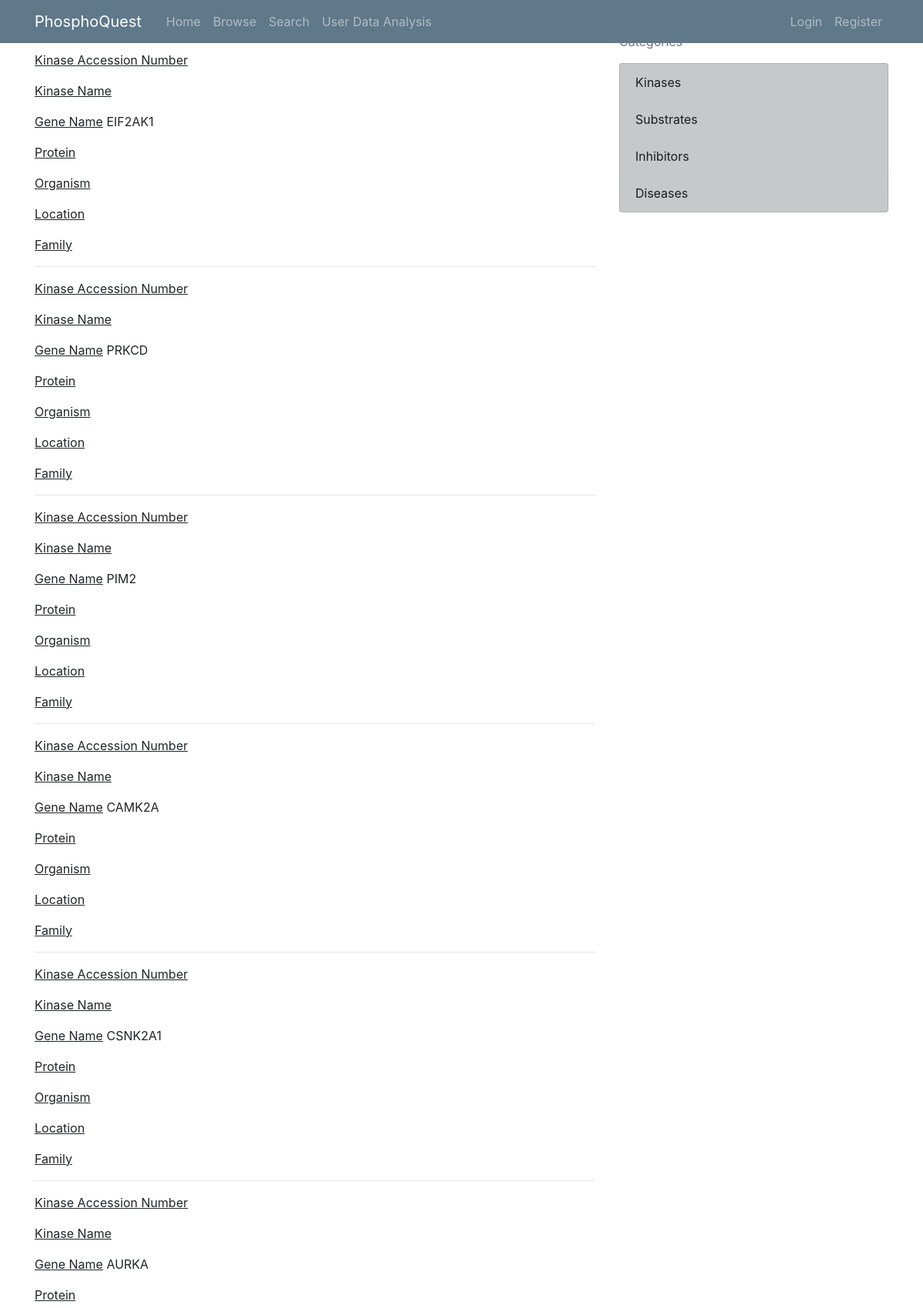
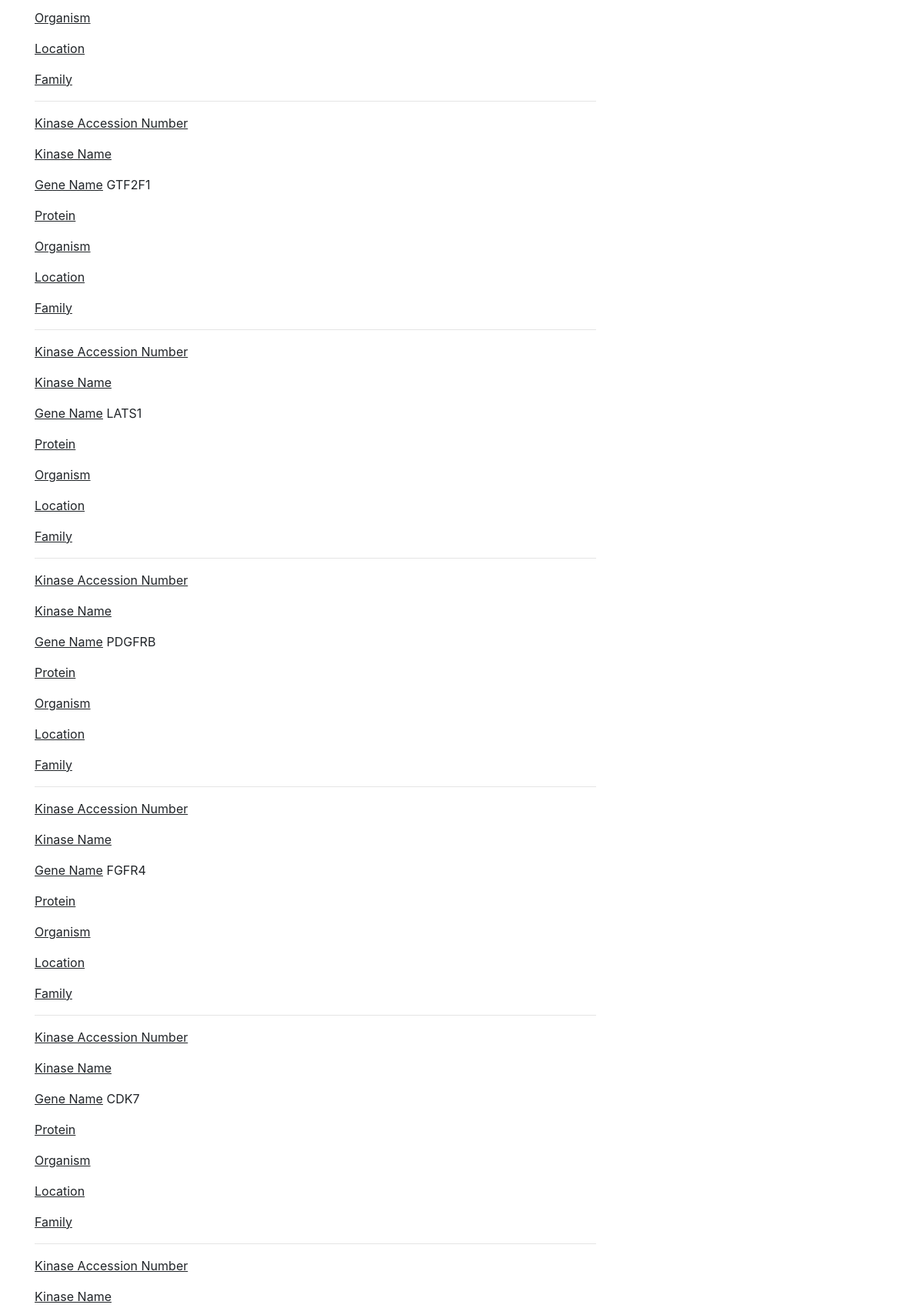
Screenshot of /browse (upper part) with the database file from the repository (2 pictures, top to bottom).
### data_access/sqlalchemy_declarative.py (models this page shows, shortened)
class Kinase(Base):
    __tablename__ = 'kinases'
    kin_accession = Column(String, primary_key=True)
    kin_short_name = Column(String)
    kin_full_name = Column(String)
    kin_gene = Column(String)
    kin_organism = Column(String)
    kin_cellular_location = Column(String, ForeignKey('locations.loc_name'))
    kin_family = Column(String)
    kin_located = relationship('CellularLocation', back_populates='kin_in_loc')
    kin_inhibitors = relationship('Inhibitor',
                                  secondary=kinases_inhibitors_table,
                                  back_populates='inhib_target_kinases')
    kin_phosphorylates = relationship('Phosphosite',
                                      secondary=kinases_phosphosites_table,
                                      back_populates='phosphorylated_by')

### kinase_db_app/routes.py (the view)
@app.route("/browse")
def browse():
    browse_data = query_testdb.querytest()
    """render template with browse data and title for browse page"""
    return render_template('browse.html', browse_data=browse_data,
                           title="Browse")

### data_access/query_testdb.py (called while the page is built)
def querytest():
    session = DBsession()
    kinase  = session.query(Kinase).all()
    session.close()
    return kinase

### kinase_db_app/templates/browse.html (shortened to what this page needs)
{% extends "layout.html" %}
{% block content %}
<br>
<H3><b>Browse Kinases</b></H3>
  {% for kinase in browse_data %}
    <p><u>Kinase Accession Number</u> {{ kinase.kin_acc_num }}</p>
    <p><u>Kinase Name</u> {{ kinase.kin_name }}</p>
    <p><u>Gene Name</u> {{ kinase.kin_gene}}</p>
    <p><u>Protein</u> {{ kinase.kin_prot}}<p>
    <p><u>Organism</u> {{ kinase.kin_org}}<p>
    <p><u>Location</u> {{ kinase.kin_loc}}<p>
    <p><u>Family</u> {{ kinase.kin_fam}}<p>
    <hr>
{% endfor %}
{% endblock content %}

### kinase_db_app/templates/layout.html (shortened to what this page needs)
<!DOCTYPE html>
<html lang="en">
<head>
    <link rel="stylesheet" href="https://stackpath.bootstrapcdn.com/bootstrap/4.2.1/css/bootstrap.min.css"
>
    <link rel="stylesheet" type="text/css" href="{{url_for('static', filename='styles/main.css')}}">
    <link href="css/bootstrap.min.css" rel="stylesheet">
</head>
<body>
<header class="site-header">
      <nav class="navbar navbar-expand-md navbar-dark bg-steel fixed-top">
        <div class="container">
          <a class="navbar-brand mr-4" href="/">PhosphoQuest </a>
          <div class="collapse navbar-collapse" id="navbarToggle">
            <div class="navbar-nav mr-auto">
              <a class="nav-item nav-link" href="{{ url_for('home') }}">Home</a>
              <a class="nav-item nav-link" href= "{{ url_for('browse') }}">Browse</a>
              <a class="nav-item nav-link" href= "{{ url_for('search') }}" >Search</a>
              <a class="nav-item nav-link" href="{{ url_for('analysis') }}">User Data Analysis</a>
            </div>
            <div class="navbar-nav">
              <a class="nav-item nav-link" href="{{ url_for('login') }}">Login</a>
              <a class="nav-item nav-link" href="{{ url_for('register') }}">Register</a>
            </div>
          </div>
        </div>
      </nav>
    </header>
    <main role="main" class="container">
      <div class="row">
        <div class="col-md-8">
            {% block content %}{% endblock %}
        </div>
        <div class="col-md-4">
          <div class="content-section">
            <h3>Browse Database</h3>
            <p class='text-muted'>Categories
              <ul class="list-group">
                <li class="list-group-item list-group-item-dark">Kinases</li>
                <li class="list-group-item list-group-item-dark">Substrates</li>
                <li class="list-group-item list-group-item-dark">Inhibitors</li>
                <li class="list-group-item list-group-item-dark">Diseases</li>
              </ul>
            </p>
          </div>
        </div>
      </div>
    </main>
  </body>
</body>
</html>

### kinase_db_app/static/styles/main.css (style rules this page uses)
body { background: #fafafa; color: #333333; margin-top: 5rem; }
h1, h2, h3, h4, h5, h6 { color: #444444; }
.bg-steel { background-color: #5f788a; }
.site-header .navbar-nav .nav-link { color: #cbd5db; }

### rows the page displays
Kinase: kin_gene "EIF2AK1"
Kinase: kin_gene "PRKCD"
Kinase: kin_gene "PIM2"
Kinase: kin_gene "CAMK2A"
Kinase: kin_gene "CSNK2A1"
Kinase: kin_gene "AURKA"
Kinase: kin_gene "GTF2F1"
Kinase: kin_gene "LATS1"
Kinase: kin_gene "PDGFRB"
Kinase: kin_gene "FGFR4"
Kinase: kin_gene "CDK7"
